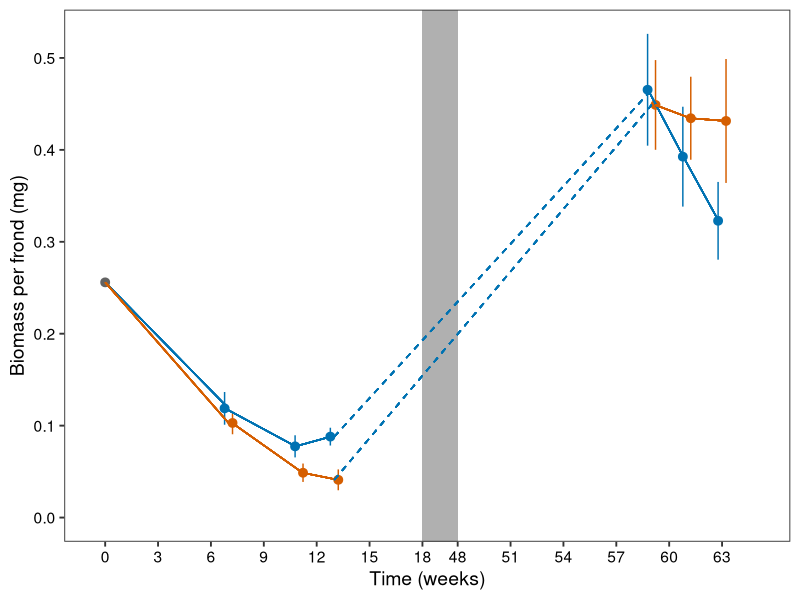
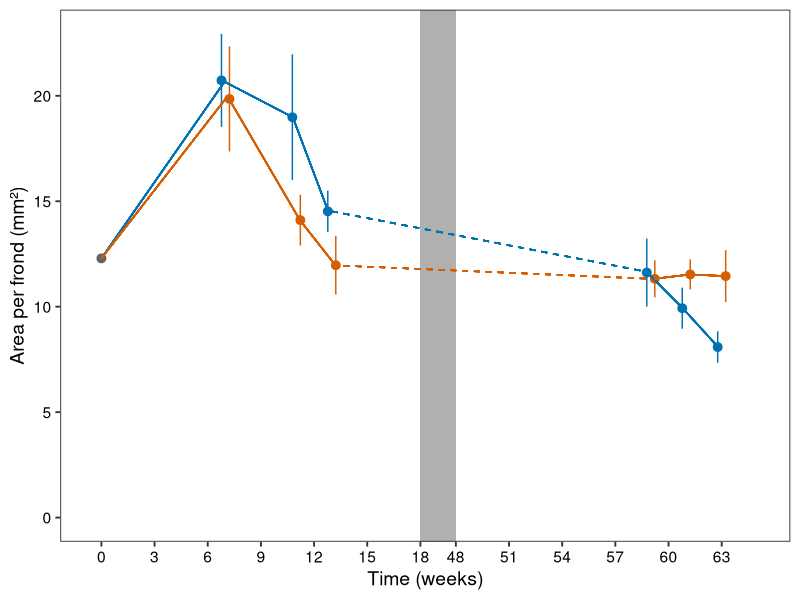

Write R code to recreate these figures, in order.
## ---- chunk 1
library(dplyr)
library(ggplot2)
library(plotrix)   
library(lme4)
library(car)
## ---- chunk 2
df <- read.table("morphology_data.txt", sep = "\t", header = T)

mdata.plot <- df %>% group_by(year, timepoint, treatment) %>% dplyr::summarise(area_av = mean(area_fr),
                                                                        area_se = std.error(area_fr),
                                                                        weight_av = mean(biomass_fr),
                                                                        weight_se = std.error(biomass_fr))


transform_x <- function(x) {
  ifelse(x < 18, x,  # Normal spacing before 18
         ifelse(x >= 18 & x <= 48, 18 + (x - 18) / 15,  # Compression for 18-48
                18 + (48 - 18) / 15 + (x - 48) * 1))  # Smooth continuation after 48
}
## ---- chunk 3
pxS1A <- ggplot(mdata.plot, aes(x = transform_x(timepoint), y = weight_av, color = treatment)) +
  theme_bw(base_size = 14) +
  geom_pointrange(aes(ymin = weight_av - weight_se, ymax = weight_av + weight_se), position = position_dodge(0.9)) +
  theme(axis.title.x = element_text(color = "black"),
        axis.text.x = element_text(color = "black"),
        axis.text.y = element_text(color = "black"),
        axis.title.y = element_text(color = "black"),
        panel.grid = element_blank(),
        legend.position = "none",
        plot.title = element_text(hjust = 0.5)) +
  scale_color_manual(name = "Legend", values = c("#636363", "#0072B2", "#D55E00"),
                     labels = c("starting", "control", "herbivory"),
                     breaks = c("starting", "control", "herbivory")) +
  scale_x_continuous(
    breaks = transform_x(c(0, 3, 6, 9, 12, 15, 18, 48, 51, 54, 57, 60, 63)),  # Transform the breaks
    labels = c("0", "3", "6", "9", "12", "15", "18", "48", "51", "54", "57", "60", "63")  # Labels remain original
  ) +
  expand_limits(x = c(0, transform_x(65)), y = 0) +
  
  # Grey area for compressed section
  geom_rect(aes(xmin = transform_x(18), xmax = transform_x(48), ymin = -Inf, ymax = Inf), 
            fill = "#B0B0B0", color = "transparent", inherit.aes = FALSE) +
  
  # Add geom_segment layers
  geom_segment(data = mdata.plot,
               aes(x = transform_x(0), xend = transform_x(7),
                   y = weight_av[mdata.plot$treatment == "starting" & mdata.plot$timepoint == 0],
                   yend = weight_av[mdata.plot$treatment == "control" & mdata.plot$timepoint == 7]),
               color = "#0072B2") +
  
  geom_segment(data = mdata.plot,
               aes(x = transform_x(0), xend = transform_x(7),
                   y = weight_av[mdata.plot$treatment == "starting" & mdata.plot$timepoint == 0],
                   yend = weight_av[mdata.plot$treatment == "herbivory" & mdata.plot$timepoint == 7]),
               color = "#D55E00") +

  geom_segment(data = mdata.plot,
               aes(x = transform_x(7) - 0.2, xend = transform_x(11) - 0.2,
                   y = weight_av[treatment == "control" & timepoint == 7],
                   yend = weight_av[treatment == "control" & timepoint == 11]),
               color = "#0072B2") +
  geom_segment(data = mdata.plot,
               aes(x = transform_x(11) - 0.2, xend = transform_x(13) - 0.2,
                   y = weight_av[treatment == "control" & timepoint == 11],
                   yend = weight_av[treatment == "control" & timepoint == 13]),
               color = "#0072B2") +
  
  geom_segment(data = mdata.plot,
               aes(x = transform_x(7) + 0.2, xend = transform_x(11) + 0.2,
                   y = weight_av[treatment == "herbivory" & timepoint == 7],
                   yend = weight_av[treatment == "herbivory" & timepoint == 11]),
               color = "#D55E00") +
  geom_segment(data = mdata.plot,
               aes(x = transform_x(11) + 0.2, xend = transform_x(13) + 0.2,
                   y = weight_av[treatment == "herbivory" & timepoint == 11],
                   yend = weight_av[treatment == "herbivory" & timepoint == 13]),
               color = "#D55E00") +
  
  geom_segment(aes(x = transform_x(13), xend = transform_x(59),
                   y = weight_av[mdata.plot$treatment == "control" & mdata.plot$timepoint == 13],
                   yend = weight_av[mdata.plot$treatment == "control" & mdata.plot$timepoint == 59]),
               color = "#0072B2", linetype = "dashed") +
  
  geom_segment(aes(x = transform_x(13), xend = transform_x(59),
                   y = weight_av[mdata.plot$treatment == "herbivory" & mdata.plot$timepoint == 13],
                   yend = weight_av[mdata.plot$treatment == "herbivory" & mdata.plot$timepoint == 59]),
               color = "#0072B2", linetype = "dashed") +
  
  geom_segment(data = mdata.plot,
               aes(x = transform_x(59) - 0.2, xend = transform_x(61) - 0.2,
                   y = weight_av[treatment == "control" & timepoint == 59],
                   yend = weight_av[treatment == "control" & timepoint == 61]),
               color = "#0072B2") +
  geom_segment(data = mdata.plot,
               aes(x = transform_x(61) - 0.2, xend = transform_x(63) - 0.2,
                   y = weight_av[treatment == "control" & timepoint == 61],
                   yend = weight_av[treatment == "control" & timepoint == 63]),
               color = "#0072B2") +
  
  geom_segment(data = mdata.plot,
               aes(x = transform_x(59) + 0.2, xend = transform_x(61) + 0.2,
                   y = weight_av[treatment == "herbivory" & timepoint == 59],
                   yend = weight_av[treatment == "herbivory" & timepoint == 61]),
               color = "#D55E00") +
  geom_segment(data = mdata.plot,
               aes(x = transform_x(61) + 0.2, xend = transform_x(63) + 0.2,
                   y = weight_av[treatment == "herbivory" & timepoint == 61],
                   yend = weight_av[treatment == "herbivory" & timepoint == 63]),
               color = "#D55E00") +
  
  labs(x = "Time (weeks)",
       y = "Biomass per frond (mg)")

pxS1A
## ---- chunk 4
df1 <- df %>%
  filter(timepoint %in% c(7, 11, 13))

model <- lmer(biomass_fr ~ treatment + (1|timepoint)+ (1|pond), data = df1)
Anova(model,test="F")


df2 <- df %>%
  filter(timepoint %in% c(59, 61, 63))

model <- lmer(biomass_fr ~ treatment + (1|timepoint)+ (1|pond), data = df2)
Anova(model,test="F")
## ---- chunk 5
pxS1B <- ggplot(mdata.plot, aes(x = transform_x(timepoint), y = area_av, color = treatment)) +
  theme_bw(base_size = 14) +
  geom_pointrange(aes(ymin = area_av - area_se, ymax = area_av + area_se), position = position_dodge(0.9)) +
  theme(axis.title.x = element_text(color = "black"),
        axis.text.x = element_text(color = "black"),
        axis.text.y = element_text(color = "black"),
        axis.title.y = element_text(color = "black"),
        panel.grid = element_blank(),
        legend.position = "none",
        plot.title = element_text(hjust = 0.5)) +
  scale_color_manual(name = "Legend", values = c("#636363", "#0072B2", "#D55E00"),
                     labels = c("starting", "control", "herbivory"),
                     breaks = c("starting", "control", "herbivory")) +
  scale_x_continuous(
    breaks = transform_x(c(0, 3, 6, 9, 12, 15, 18, 48, 51, 54, 57, 60, 63)),  # Transform the breaks
    labels = c("0", "3", "6", "9", "12", "15", "18", "48", "51", "54", "57", "60", "63")  # Labels remain original
  ) +
  expand_limits(x = c(0, transform_x(65)), y = 0) +
  
  # Grey area for compressed section
  geom_rect(aes(xmin = transform_x(18), xmax = transform_x(48), ymin = -Inf, ymax = Inf), 
            fill = "#B0B0B0", color = "transparent", inherit.aes = FALSE) +
  
  # Add geom_segment layers
  
  geom_segment(aes(x = transform_x(0), xend = transform_x(7),
                   y = area_av[mdata.plot$treatment == "starting" & mdata.plot$timepoint == 0],
                   yend = area_av[mdata.plot$treatment == "control" & mdata.plot$timepoint == 7]),
               color = "#0072B2") +
  
  geom_segment(aes(x = transform_x(0), xend = transform_x(7),
                   y = area_av[mdata.plot$treatment == "starting" & mdata.plot$timepoint == 0],
                   yend = area_av[mdata.plot$treatment == "herbivory" & mdata.plot$timepoint == 7]),
               color = "#D55E00") +
  
  geom_segment(data = mdata.plot,
               aes(x = transform_x(7) - 0.2, xend = transform_x(11) - 0.2,
                   y = area_av[treatment == "control" & timepoint == 7],
                   yend = area_av[treatment == "control" & timepoint == 11]),
               color = "#0072B2") +
  geom_segment(data = mdata.plot,
               aes(x = transform_x(11) - 0.2, xend = transform_x(13) - 0.2,
                   y = area_av[treatment == "control" & timepoint == 11],
                   yend = area_av[treatment == "control" & timepoint == 13]),
               color = "#0072B2") +
  
  geom_segment(data = mdata.plot,
               aes(x = transform_x(7) + 0.2, xend = transform_x(11) + 0.2,
                   y = area_av[treatment == "herbivory" & timepoint == 7],
                   yend = area_av[treatment == "herbivory" & timepoint == 11]),
               color = "#D55E00") +
  geom_segment(data = mdata.plot,
               aes(x = transform_x(11) + 0.2, xend = transform_x(13) + 0.2,
                   y = area_av[treatment == "herbivory" & timepoint == 11],
                   yend = area_av[treatment == "herbivory" & timepoint == 13]),
               color = "#D55E00") +
  
  geom_segment(aes(x = transform_x(13), xend = transform_x(59),
                   y = area_av[mdata.plot$treatment == "control" & mdata.plot$timepoint == 13],
                   yend = area_av[mdata.plot$treatment == "control" & mdata.plot$timepoint == 59]),
               color = "#0072B2", linetype = "dashed") +
  
  geom_segment(aes(x = transform_x(13), xend = transform_x(59),
                   y = area_av[mdata.plot$treatment == "herbivory" & mdata.plot$timepoint == 13],
                   yend = area_av[mdata.plot$treatment == "herbivory" & mdata.plot$timepoint == 59]),
               color = "#D55E00", linetype = "dashed") +
  
  geom_segment(data = mdata.plot,
               aes(x = transform_x(59) - 0.2, xend = transform_x(61) - 0.2,
                   y = area_av[treatment == "control" & timepoint == 59],
                   yend = area_av[treatment == "control" & timepoint == 61]),
               color = "#0072B2") +
  geom_segment(data = mdata.plot,
               aes(x = transform_x(61) - 0.2, xend = transform_x(63) - 0.2,
                   y = area_av[treatment == "control" & timepoint == 61],
                   yend = area_av[treatment == "control" & timepoint == 63]),
               color = "#0072B2") +
  
  geom_segment(data = mdata.plot,
               aes(x = transform_x(59) + 0.2, xend = transform_x(61) + 0.2,
                   y = area_av[treatment == "herbivory" & timepoint == 59],
                   yend = area_av[treatment == "herbivory" & timepoint == 61]),
               color = "#D55E00") +
  geom_segment(data = mdata.plot,
               aes(x = transform_x(61) + 0.2, xend = transform_x(63) + 0.2,
                   y = area_av[treatment == "herbivory" & timepoint == 61],
                   yend = area_av[treatment == "herbivory" & timepoint == 63]),
               color = "#D55E00") +
  
  labs(x = "Time (weeks)",
       y = "Area per frond (mm²)")

pxS1B
## ---- chunk 6

df1 <- df %>%
  filter(timepoint %in% c(7, 11, 13))

model <- lmer(area_fr ~ treatment + (1|timepoint) + (1|pond), data = df1)
Anova(model,test="F")


df2 <- df %>%
  filter(timepoint %in% c(59, 61, 63))

model <- lmer(area_fr ~ treatment + (1|timepoint) + (1|pond), data = df2)
Anova(model,test="F")
